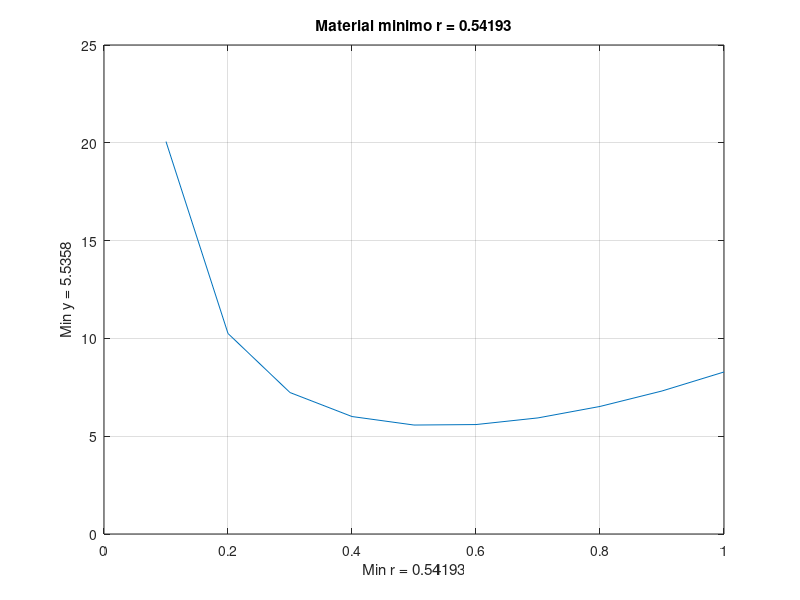

MATLAB code for this plot:
% Octave Script
%School                :Tecnologico de Estudios Superiores de Jilotepec 
% Materia : Cálculo Diferencial
%Specialty             :Ingeniería en Sistemas Computacionales 
%Grupo :3101
% Title                :Resolución de desigualdades
% Description          :Script para resolver un problema sobre la cantidad minima de material para hacer una lata cilindrica usada para envasar aceite
% Author               :Cristan Miranda Padilla ,  Ambar Itzel Cruz Zarza, Bryan Abner Garcia Cruz 
% Date                 :202123107    , 202123174    ,  202123180
% Version              :1
% Usage                :octave>cd/path/
%		                   :octave>ResolucionDesigualdades 
% Notes                :Requiere aplicacion octave, usar la linea de comandos
%                      :https://octaveintro.readthedocs.io/en/latest/index.html
%limpiar variables
clc
%Uso mínimo de material para una lata cilindrica de aceite
disp ('Material minimo para hacer una  lata cilindrica para envasar aceite.');
disp ('');
%Rango de 0...1 en i = 0.1
r=0:0.1:1;

%valor de la funcion
disp ('valor de la funcion');
ar =@(r) (2*(pi)) * (r.^2) + (2./(r))

%funcion a graficar
y = (2 * (pi))*(r.^2)+(2./(r))
resr  =fminbnd(ar,0,1);
%dibujar r, y
plot(r,y);

grid on;

%Titulo
title(['Material minimo r = ' num2str(resr)]);
%Etiqueta para x
xlabel(['Min r = ' num2str(resr)]);
%Etiqueta para y
ylabel(['Min y = ' num2str(ar(resr))] );
